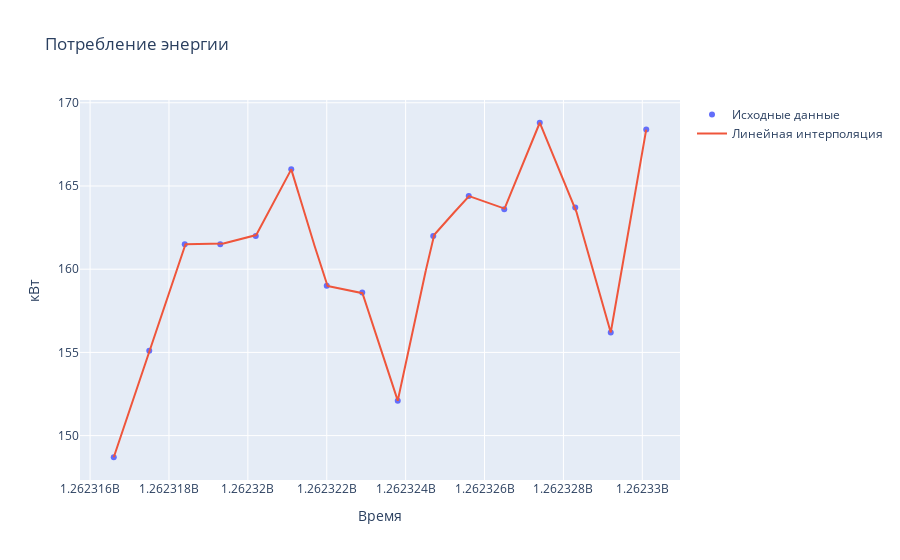

Source (notebook cell):
### Markdown cell above
## Линейная интерполяция

### Code cell
x = df1['Timestamp'][9:25].to_numpy()
y = df1['Power (kW)'][9:25].to_numpy()

x1 = np.arange(x[0],x[15], 1)
y1 = np.interp(x1, x, y)

fig = go.Figure()

fig.add_trace(go.Scatter(
                    x=x,
                    y=y,
                    name='Исходные данные',
                    mode='markers')
)

fig.add_trace(go.Scatter(
                    x=x1,
                    y=y1,
                    name='Линейная интерполяция',
                    )
)

fig.update_layout(title='Потребление энергии',
                    xaxis_title='Время',
                    yaxis_title='кВт')
fig.show()

### Figure 1 — Plotly figure (JSON) as saved in the notebook; plotly's stock layout.template omitted (floating-point values rounded to 4 significant figures; data arrays with more than 128 entries replaced by an {"elided": "..."} marker saying what was removed)
{"data": [{"mode": "markers", "name": "Исходные данные", "type": "scatter", "x": [1262316600, 1262317500, 1262318400, 1262319300, 1262320200, 1262321100, 1262322000, 1262322900, 1262323800, 1262324700, 1262325600, 1262326500, 1262327400, 1262328300, 1262329200, 1262330100], "y": [148.7, 155.1, 161.5, 161.5, 162, 166, 159, 158.6, 152.1, 162, 164.4, 163.6, 168.8, 163.7, 156.2, 168.4]}, {"name": "Линейная интерполяция", "type": "scatter", "x": {"elided": "13500 int values"}, "y": {"elided": "13500 float values"}}], "layout": {"title": {"text": "Потребление энергии"}, "xaxis": {"title": {"text": "Время"}}, "yaxis": {"title": {"text": "кВт"}}}}
